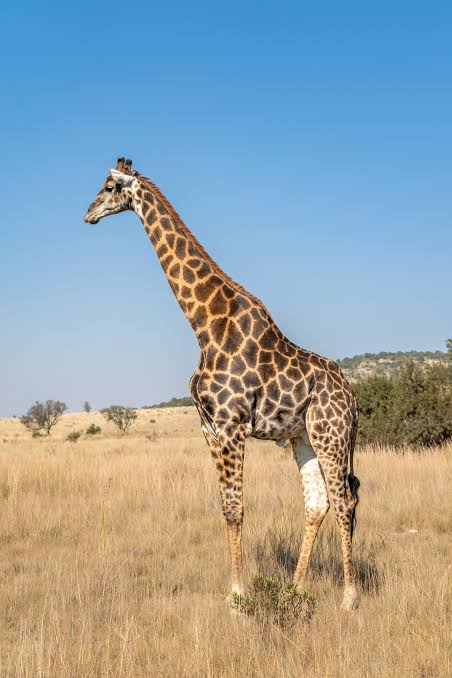
#> input picture api/test_images/giraffe.jpeg, 452 x 678 px, found by its file name
$ python -i hog_features.py   (imports and definitions only)
#> lines starting #> are read from the running program, lines starting #| are printed output that depends on the picture
from pathlib import Path
import numpy as np
from PIL import Image
from skimage.feature import hog
from skimage.color import rgb2gray
from config import IMG_SIZE,DATASET_ROOT, HOG_ORIENTATIONS, HOG_PPC, HOG_CPB, HOG_BLOCK_NORM

# Load an image, convert to RGB, resize, and convert to grayscale
def load_image_gray(path, size=IMG_SIZE):
    """Load → RGB → resize → grayscale."""
    img = Image.open(path).convert("RGB")
    img = img.resize(size, Image.BILINEAR)
    arr = np.asarray(img)
    return rgb2gray(arr)

# Extract HOG features from a grayscale image
def extract_hog(gray):
    return hog(
        gray,
        orientations=HOG_ORIENTATIONS,
        pixels_per_cell=HOG_PPC,
        cells_per_block=HOG_CPB,
        block_norm=HOG_BLOCK_NORM,
        feature_vector=True,
    )

# Compute the length of the HOG feature vector for a given image size
def hog_feature_dim(size=IMG_SIZE):
    """Compute HOG vector length without loading an image."""
    h, w = size[1], size[0]
    cy = h // HOG_PPC[0] - HOG_CPB[0] + 1
    cx = w // HOG_PPC[1] - HOG_CPB[1] + 1
    return cx * cy * HOG_CPB[0] * HOG_CPB[1] * HOG_ORIENTATIONS

# Helper function to resolve relative paths to absolute paths based on the dataset root
def _resolve(path):
    p = Path(path)
    if p.is_absolute():
        return p
    return Path(DATASET_ROOT) / p

# Load an image, convert to RGB, resize, and convert to grayscale
def load_image_gray(path, size=IMG_SIZE):
#> called with path = '../../api/test_images/giraffe.jpeg', size = (224, 224)
    img = Image.open(_resolve(path)).convert("RGB")
#> img is the input picture: PIL image 452x678 RGB; mean R, G, B 151.5, 162.6, 165.3
    img = img.resize(size, Image.BILINEAR)
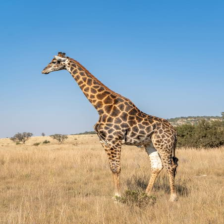
#> img: PIL image 224x224 RGB; mean R, G, B 151.5, 162.6, 165.3
    arr = np.asarray(img)
    return rgb2gray(arr)
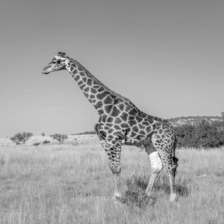
#> returned value: shape (224, 224) float64; min 0.0171, max 0.99, mean 0.629

>>> result = load_image_gray('../../api/test_images/giraffe.jpeg')

$ run again, on api/test_images/zebra.jpeg
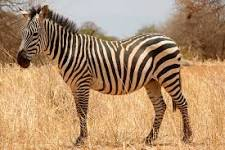
#> input picture api/test_images/zebra.jpeg, 225 x 150 px, found by its file name
#> in load_image_gray, img is the input picture: PIL image 225x150 RGB; mean R, G, B 175.8, 141.6, 108
#> in load_image_gray, `img = img.resize(size, Image.BILINEAR)`:
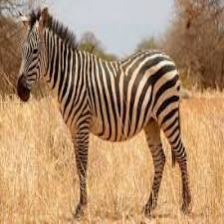
#> img: PIL image 224x224 RGB; mean R, G, B 175.8, 141.6, 107.9
#> in load_image_gray, `return rgb2gray(arr)`:
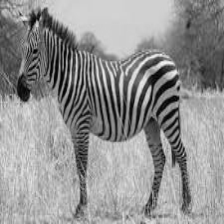
#> returned value: shape (224, 224) float64; min 0.0106, max 0.965, mean 0.574
